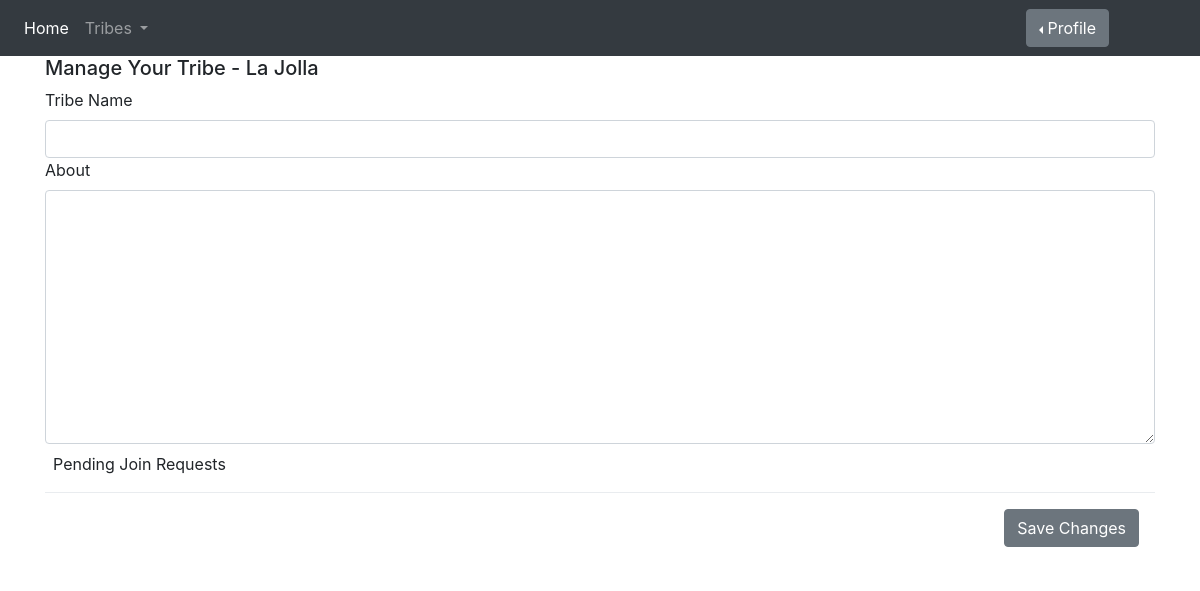
Page /tribes/tribeManagePage.html/108 on the earlier database version.
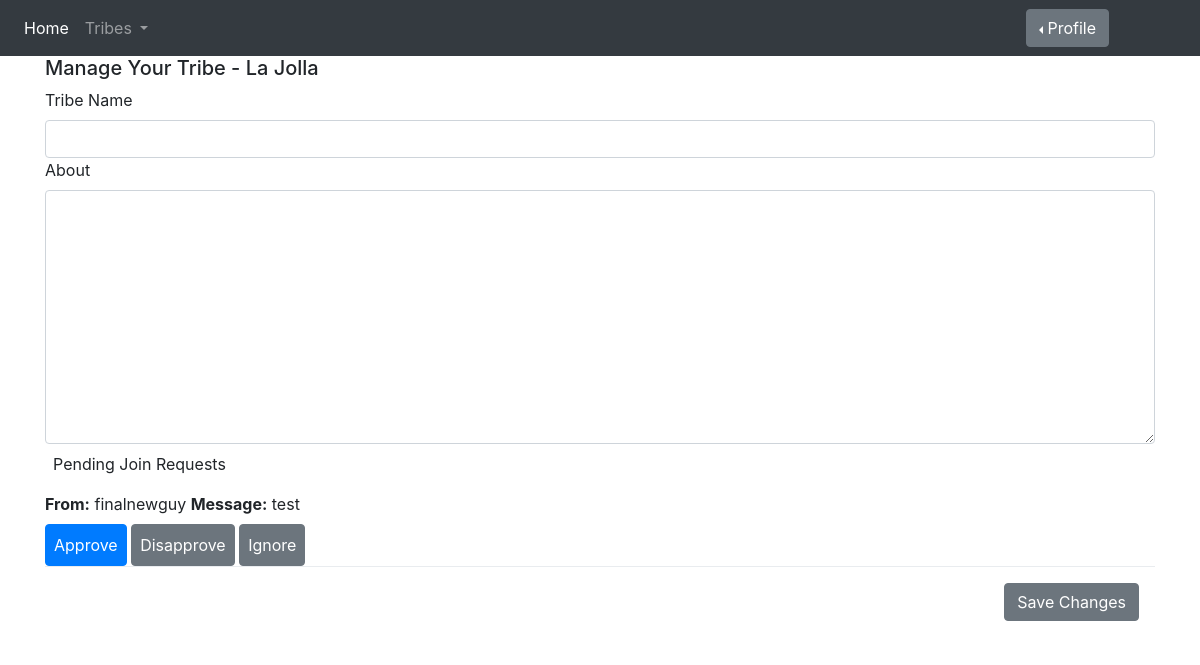
Same page on the later database version.
### tribes/models.py (models this page shows)
class JoinRequest(models.Model):
    objects = models.Manager()
    requestingUser = models.ForeignKey(User, on_delete=models.CASCADE)
    tribeIDToJoin = models.OneToOneField(Tribe, primary_key=True,on_delete=models.CASCADE, default=None)
    requestMessage = models.TextField(max_length=300, default='')

### tribes/views.py (the view, shortened to what this page needs)
# urls.py: path('tribeManagePage.html/<tribeID>', views.tribeManagePage, name='tribeManagePage'),
def tribeManagePage(request, tribeID):
    print("Tribe Manage Page")
    tribe = Tribe.objects.get(pk=tribeID)
    form = editTribeForm(request.POST)
    requests = JoinRequest.objects.filter(pk=tribeID)
    current_user = User.objects.filter(username=request.user.username)
    members = tribe.tribeMembers.all()
    for current_user in members:
        if current_user == members:
            inTribe = True
        else:
            inTribe = False
    context = {'tribe': tribe,
               'form': form,
               'members': members,
               'inTribe': inTribe,
               'requests': requests}
    if request.method == "GET":
        return render(request, 'tribes/tribeManagePage.html/', context)

### tribes/forms.py
class editTribeForm(forms.Form):
    fields = ['tribeName','description']
    tribeName = forms.CharField(widget=forms.TextInput(attrs={'class':'form-control'}), max_length=100 )
    description = forms.CharField(widget=forms.Textarea(attrs={'class':'form-control'}))

### templates/tribes/tribeManagePage.html (shortened to what this page needs)
<!DOCTYPE html>
<html lang="en">
<head>
    <link rel="stylesheet" href="https://maxcdn.bootstrapcdn.com/bootstrap/4.0.0/css/bootstrap.min.css">
</head>
<body>
    <nav class="navbar navbar-expand-lg navbar-dark bg-dark">
        <div class="collapse navbar-collapse" style="justify-content-between;" id="navbarSupportedContent">
            <ul class="navbar-nav mr-auto">
		      <li class="nav-item active">
		        <a class="nav-link" href="/">Home <span class="sr-only">(current)</span></a>
		      </li>
		      <li class="nav-item dropdown">
		        <a class="nav-link dropdown-toggle" href="#" id="navbarDropdownLeft" role="button" data-toggle="dropdown" aria-haspopup="true" aria-expanded="false">
		         Tribes
		        </a>
		      </li>
			</ul>
			<ul class="navbar-nav ml-auto">
		      <li class="nav-item dropdown">
		        {% if user.is_authenticated %}
				  <div class="dropdown dropleft" style="margin-right:75px">
  					<button class="btn btn-secondary dropdown-toggle" type="button" id="dropdownMenuButton"
							data-toggle="dropdown" aria-haspopup="true" aria-expanded="false"> {{user.username}}
  					</button>
					<div class="dropdown-menu" aria-labelledby="dropdownMenuButton">
						<a class="dropdown-item" href="{% url 'accounts:profileView' %}">View Profile</a>
						<div class="dropdown-divider"></div>
						<a class="dropdown-item" href="{% url 'accounts:logoutView' %}">Logout</a>
					</div>
				  </div>
			  </li>
				{% else %}
				<li class="nav-item dropdown">
					<div class="dropdown dropleft" style="margin-right:75px">
						<button class="btn btn-secondary dropdown-toggle" type="button" id="dropdownMenuButton"
								data-toggle="dropdown" aria-haspopup="true" aria-expanded="false">Profile
						</button>
					</div>
			  </li>
				{% endif %}
		      </li>
			</ul>
        </div>
    </nav>
<div class="container">
	<form method="POST">
		<h5>Manage Your Tribe - {{ tribe.tribeName }}</h5>
		<label>Tribe Name</label>
		{{ form.tribeName }}
		<label>About</label>
		{{ form.description }}
		<label style="padding: 0.5em;">Pending Join Requests</label>
			<br>
			{% for x in requests %}
				<label><b>From:</b></label>
				{{ x.requestingUser }}
				<label><b>Message:</b></label>
				{{ x.requestMessage }}
				<br>
				<button type="button" class="btn btn-primary" style="padding: 0.5em;">Approve</button>
				<button type="button" class="btn btn-secondary" style="padding: 0.5em;">Disapprove</button>
				<button type="button" class="btn btn-secondary" style="padding: 0.5em;">Ignore</button>
				<br>
			{% endfor %}
		<div class="modal-footer">
			<input type="submit" class="btn btn-secondary" value="Save Changes"/>
		</div>
	</form>
</div>
</body>
</html>

Differences in the rows shown:
added JoinRequest: requestingUser "finalnewguy", requestMessage "test"
